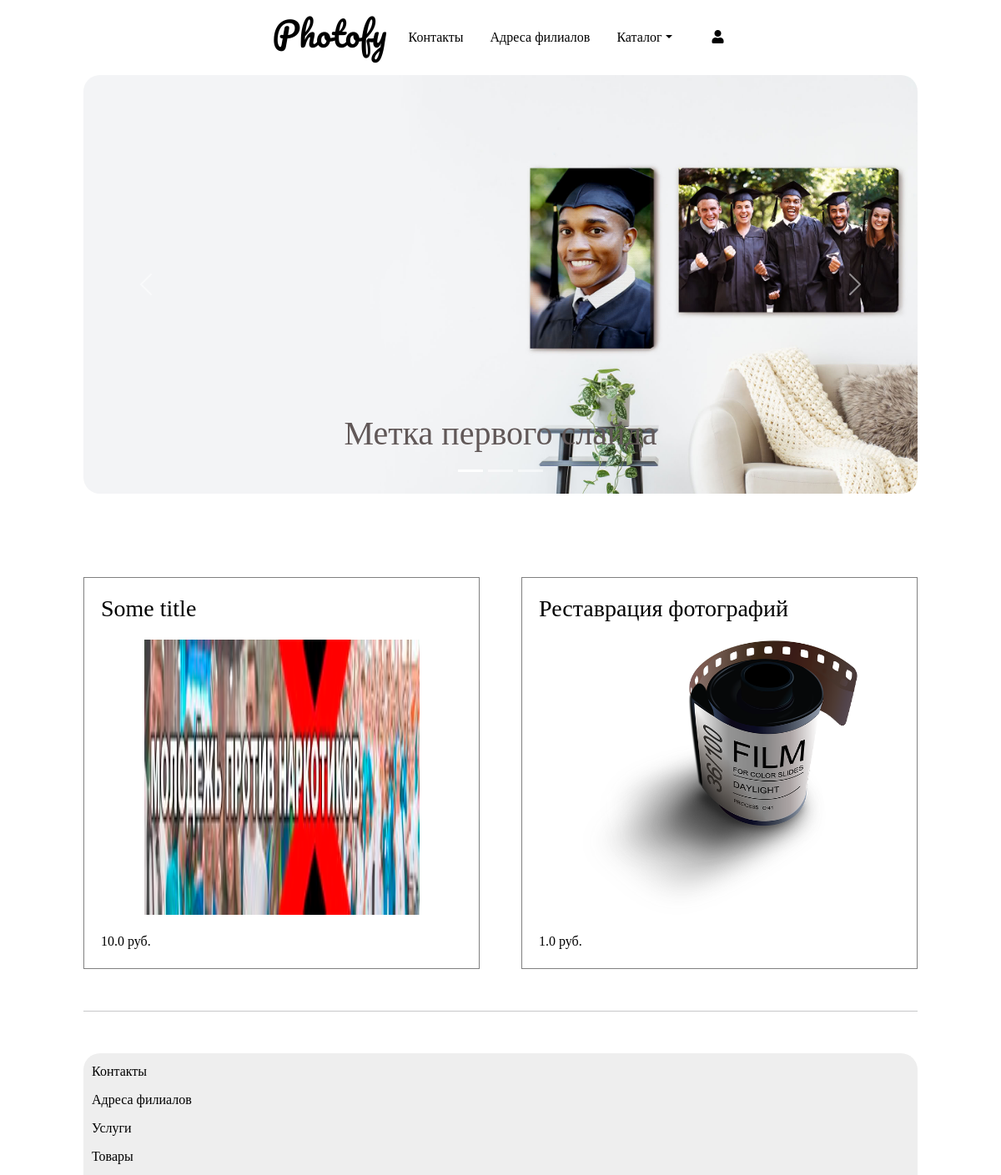
Page /home/services_by_category/ on the earlier database version.
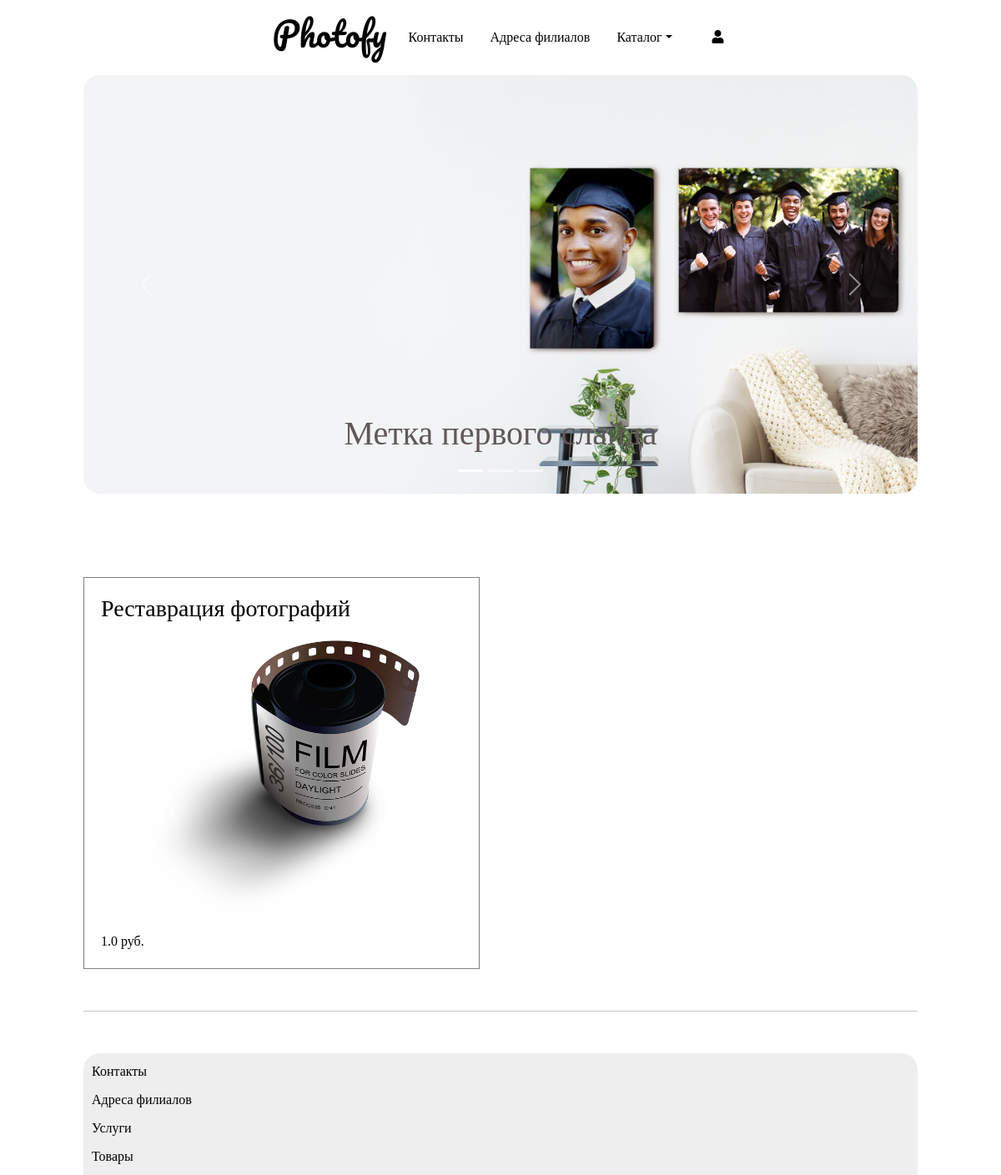
Same page on the later database version.
### module1/models.py (models this page shows, shortened)
class Services(models.Model):
    title = models.CharField(verbose_name=_("title"), help_text=_("Required"), max_length=255)
    CHOICES = [
        ('good', 'Goods'),
        ('service', 'Services'),
    ]
    category = models.CharField(max_length=32, choices=CHOICES, default='good')
    description = models.TextField(verbose_name=_("Описание"), help_text=_("Not required"), blank=True)
    image = models.ImageField(verbose_name='image', help_text=_("Upload a product image"), default="photos/photo-roll.png", upload_to="photos/")
    regular_price = models.FloatField(verbose_name=_("Regular price"), help_text=_("Максимально 10 цифр"))
    created_at = models.DateTimeField(_("Created at"), auto_now_add=True, editable=False)
    updated_at = models.DateTimeField(_("Updated at"), auto_now_add=True)
    available = models.IntegerField(blank=True, null=True)
    class Meta:
        ordering = ('-created_at',)
        verbose_name = 'Сервис'
        verbose_name_plural = 'Сервисы'

### module1/views.py (the view)
# urls.py: path('services_by_category/', Services_by_category, name="services-by-category"),
def Services_by_category(request):
    services = Services.objects.filter(category='service')
    context = {"services": services}
    return render(request, 'services_by_category.html', context)

### templates/services_by_category.html (shortened to what this page needs)
{% extends "base.html" %}
{% load static %}
{% block content %}
    <div class="mycontainer1">
      <div id="carouselExampleCaptions" class="carousel slide" data-bs-ride="carousel">
        <div class="carousel-indicators">
          <button type="button" data-bs-target="#carouselExampleCaptions" data-bs-slide-to="0" class="active" aria-current="true" aria-label="Slide 1"></button>
          <button type="button" data-bs-target="#carouselExampleCaptions" data-bs-slide-to="1" aria-label="Slide 2"></button>
          <button type="button" data-bs-target="#carouselExampleCaptions" data-bs-slide-to="2" aria-label="Slide 3"></button>
        </div>
        <div class="carousel-inner mycarousel">
          <div class="carousel-item active">
            <img src="{% static 'photos/new-banner1.jpg'%}" class="d-block w-100" alt="...">
            <div class="carousel-caption d-none d-md-block">
              <h1>Метка первого слайда</h1>
            </div>
          </div>
        </div>
        <button class="carousel-control-prev" type="button" data-bs-target="#carouselExampleCaptions"  data-bs-slide="prev">
          <span class="carousel-control-prev-icon" aria-hidden="true"></span>
        </button>
        <button class="carousel-control-next" type="button" data-bs-target="#carouselExampleCaptions"  data-bs-slide="next">
          <span class="carousel-control-next-icon" aria-hidden="true"></span>
        </button>
      </div>
    </div>
    <section class="products-section">
      {% for item in services %}
      <div class="products-section-item">
        <a href="{% url 'module1:detail' item.id %}">
          <h3 class='products-item-title'>{{ item.title }}</h3>
          <img src="{{ item.image.url }}" alt="" width='330' height='330'>
          <p>{{ item.regular_price }} руб.</p>
        </a>
      </div>
      {% endfor %}
    </section>
{% endblock content %}

### templates/base.html (shortened to what this page needs)
{% load static %}
<!DOCTYPE html>
<html lang="en">
<head>
    <link rel="stylesheet" href="{% static './styles/style.css' %}">
    <link href="https://cdn.jsdelivr.net/npm/bootstrap@5.0.1/dist/css/bootstrap.min.css" rel="stylesheet">
    <link rel="stylesheet" href="{% static 'styles/all.css' %}">
</head>
<body>
  <header>
    <div class="mycontainer">
      <ul class="nav justify-content-center">
          <p class="logo justify-content-start"><a href="{% url 'module1:main'%}">Photofy</a></p>
          <li class="nav-item">
            <a class="nav-link nav-link1" href="{% url 'module1:contacts'%}">Контакты</a>
          </li>
          <li class="nav-item">
            <a class="nav-link nav-link1" href="{% url 'module1:adresses'%}">Адреса филиалов</a>
          </li>
          <li class="nav-item dropdown">
            <a class="nav-link dropdown-toggle nav-link1" data-bs-toggle="dropdown" href="#" role="button" aria-expanded="false">Каталог</a>
            <li class="nav-item">
              <a class="nav-link nav-link1" href="{% url 'module1:dashboard'%}"><i class="fas fa-user ms-3"></i></a>
            </li>
          </li>
        </ul>
  </div>
  </header>
    {% block content %}
    {% endblock content %}
    <hr class="pre-footer">
    <footer>
      <div>
       <p><a href="{% url 'module1:contacts'%}">Контакты</a></p>
       <p><a href="{% url 'module1:adresses'%}">Адреса филиалов</a></p>
       <p><a href="{% url 'module1:services-by-category'%}">Услуги</a></p>
       <p><a href="{% url 'module1:goods-by-category'%}">Товары</a></p>
      </div>
    </footer>
</body>
</html>

### static/styles/style.css (style rules this page uses)
body { background-color: rgb(206, 204, 204); }
* { font-family: cursive; }
* a { color: black; transition: 1s; }
.logo { margin: 10px; }
.logo a { color: black; text-decoration: none; font-size: 40px; font-family: 'Pacifico', cursive; }
.mycontainer a { color: black; transition: 1s; }
.nav-link1 { margin: 25px 0; }
.mycontainer1 { padding: 0 100px; }
.mycarousel { max-height: 100%; border-radius: 20px; }
.mycarousel h1 { color: rgb(97, 88, 88); }
.products-section { display: grid; grid-template-columns: repeat(auto-fill, minmax(330px,1fr)); grid-auto-rows: auto; grid-gap: 50px; margin: 100px 100px 0px 100px; color: rgb(97, 88, 88); }
.products-section > div { position: relative; text-align: center; background-color: var(--contentBack); border: 1px solid gray; transition: 0.3s; }
.products-section-item a { text-decoration: none; color: black; transition: 1s; }
.products-section-item p, .products-section-item h3 { text-align: left; margin: 20px; justify-content: left; }
.products-item-title { word-wrap: break-word; }
.pre-footer { margin: 50px 100px 0px 100px; }
footer { display: grid; grid-template-columns: repeat(auto-fit, minmax(250px,1fr)); color: white; margin: 0 100px; margin-top: 50px; border-radius: 20px 20px 0px 0px; bottom: 0; background-color: rgb(238, 238, 238); }
footer p { margin: 10px; color: black; }
footer a { color: black; text-decoration: none; transition: 1s; }

### static/styles/all.css (style rules this page uses)
.fa, .fas, .far, .fal, .fad, .fab { -moz-osx-font-smoothing: grayscale; -webkit-font-smoothing: antialiased; display: inline-block; font-style: normal; font-variant: normal; text-rendering: auto; line-height: 1; }
.fa-user:before { content: "\f007"; }
.fa, .fas { font-family: 'Font Awesome 5 Free'; font-weight: 900; }

Differences in the rows shown:
removed Services: title "Some title", image (picture), regular_price "10.0"
